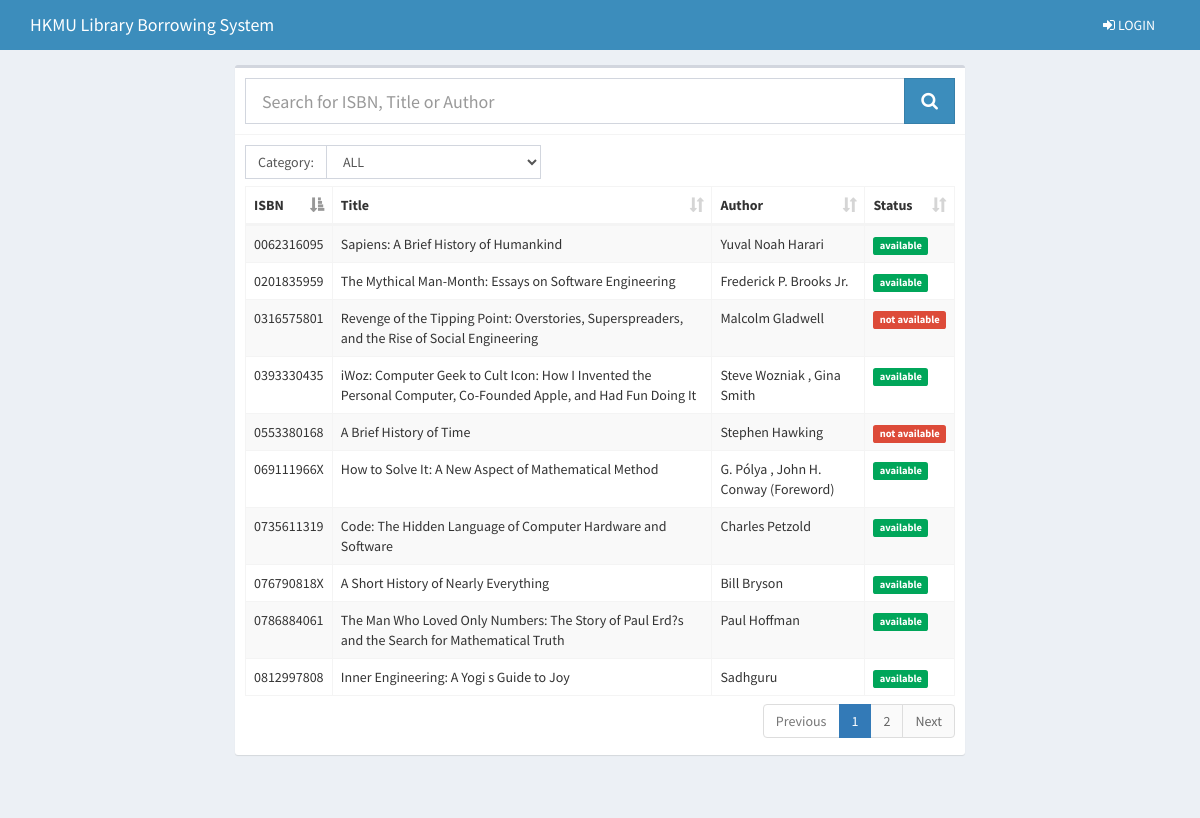
The page / on the database its author committed.
### tables this page shows
CREATE TABLE `books` (
  `id` int(11) NOT NULL,
  `isbn` varchar(20) NOT NULL,
  `category_id` int(11) NOT NULL,
  `title` text NOT NULL,
  `author` varchar(150) NOT NULL,
  `publisher` varchar(150) NOT NULL,
  `publish_date` date NOT NULL,
  `status` int(1) NOT NULL
);

### index.php (the view, shortened to what this page needs)
<?php include 'includes/session.php'; ?>
<?php
	$where = '';
?>
<?php include 'includes/header.php'; ?>
<body class="hold-transition skin-blue layout-top-nav">
<div class="wrapper">
	<?php include 'includes/navbar.php'; ?>
	  <div class="content-wrapper">
	    <div class="container">
	      <section class="content">
	        <div class="row">
	        	<div class="col-sm-8 col-sm-offset-2">
	        		<div class="box">
	        			<div class="box-header with-border">
	        				<div class="input-group">
				                <input type="text" class="form-control input-lg" id="searchBox" placeholder="Search for ISBN, Title or Author">
				                <span class="input-group-btn">
				                    <button type="button" class="btn btn-primary btn-flat btn-lg"><i class="fa fa-search"></i> </button>
				                </span>
				            </div>
	        			</div>
	        			<div class="box-body">
	        				<div class="input-group col-sm-5">
				                <span class="input-group-addon">Category:</span>
				                <select class="form-control" id="catlist">
				                	<option value=0>ALL</option>
				                </select>
				             </div>
	        				<table class="table table-bordered table-striped" id="booklist">
			        			<thead>
			        				<th>ISBN</th>
			        				<th>Title</th>
			        				<th>Author</th>
			        				<th>Status</th>
			        			</thead>
			        			<tbody>
			        			<?php
			        				$sql = "SELECT * FROM books $where";
			        				$query = $conn->query($sql);
			        				while($row = $query->fetch_assoc()){
			        					$status = ($row['status'] == 0) ? '<span class="label label-success">available</span>' : '<span class="label label-danger">not available</span>';
			        					echo "
			        						<tr>
			        							<td>".$row['isbn']."</td>
			        							<td>".$row['title']."</td>
			        							<td>".$row['author']."</td>
			        							<td>".$status."</td>
			        						</tr>
			        					";
			        				}
			        			?>
			        			</tbody>
			        		</table>
	        			</div>
	        		</div>
	        	</div>
	        </div>
	      </section>
	    </div>
	  </div>
</div>
</body>
</html>

### rows shown on the page
books: isbn "0735611319", title "Code: The Hidden Language of Computer Hardware and Software", author "Charles Petzold", status "available"
books: isbn "0393330435", title "iWoz: Computer Geek to Cult Icon: How I Invented the Personal Computer, Co-Founded Apple, and Had Fun Doing It", author "Steve Wozniak , Gina Smith", status "available"
books: isbn "0062316095", title "Sapiens: A Brief History of Humankind", author "Yuval Noah Harari", status "available"
books: isbn "0553380168", title "A Brief History of Time", author "Stephen Hawking", status "not available"
books: isbn "076790818X", title "A Short History of Nearly Everything", author "Bill Bryson", status "available"
books: isbn "0786884061", title "The Man Who Loved Only Numbers: The Story of Paul Erd?s and the Search for Mathematical Truth", author "Paul Hoffman", status "available"
books: isbn "069111966X", title "How to Solve It: A New Aspect of Mathematical Method", author "G. Pólya , John H. Conway (Foreword)", status "available"
books: isbn "0316575801", title "Revenge of the Tipping Point: Overstories, Superspreaders, and the Rise of Social Engineering", author "Malcolm Gladwell", status "not available"
books: isbn "0812997808", title "Inner Engineering: A Yogi s Guide to Joy", author "Sadhguru", status "available"
books: isbn "0201835959", title "The Mythical Man-Month: Essays on Software Engineering", author "Frederick P. Brooks Jr.", status "available"
